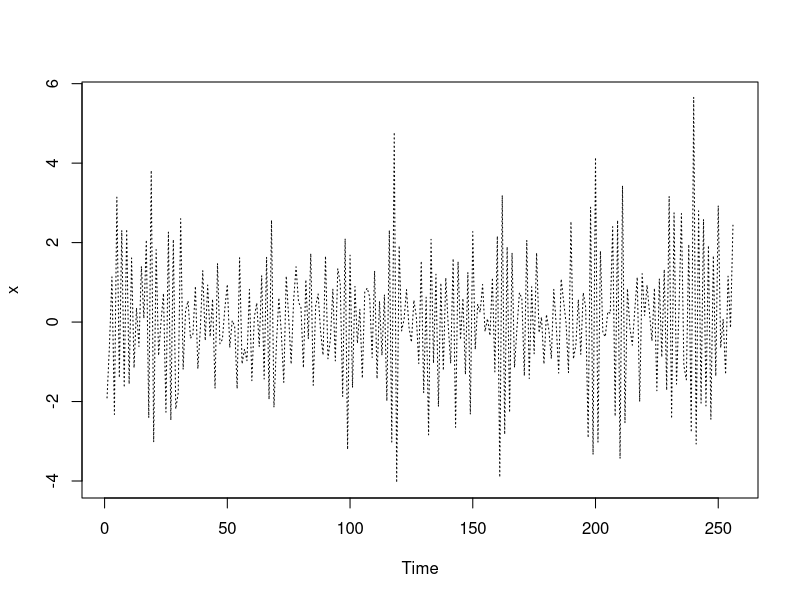

This chart was generated by the following R code:
rm(list=ls())

### Simulate ###
set.seed(256)
x <- arima.sim(n=256, model=list(ar=c(-0.64), ma=c(-0.32)))
plot(x, type="l", lty=3)

## Fit Model
fit.x <- arima(x, order=c(1,0,1), include.mean=F)

## Fitted Series
x.hat <- x[1]
eps <- 0
for(k in 2:(length(x)-1)){
  x.hat[k+1] <- (-0.73)*x[k] + (-0.18)*eps[k]
  eps[k+1] <- x[k+1] - x.hat[k+1]
}

lines(x.hat, col=2)